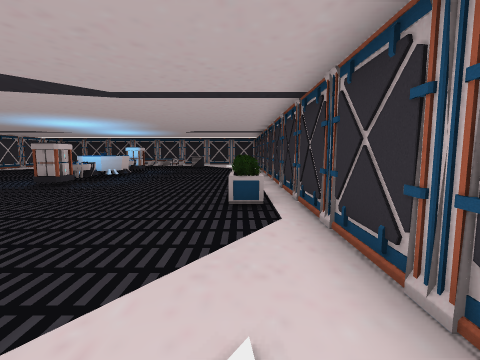
View 1 (above)

24 first-person views from a walk through a scene from a Unity 3-D project. The camera is 1.3 m above the floor, tilts 6° down and sees 85° across. The floor is counted in squares, 1.2 m on a side. Each view is taken from the middle of a square. On the plan, view 1 faces up. The plan holds only what a view shows up to about 12 squares ahead; the rest is blank. The place goes on beyond the plan. The player is left out.

View 2
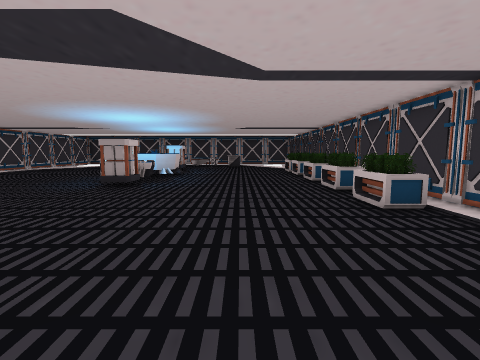

View 3
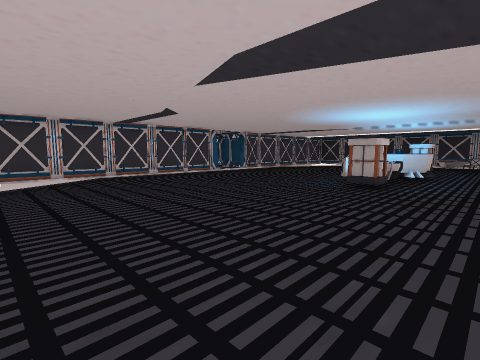

View 4
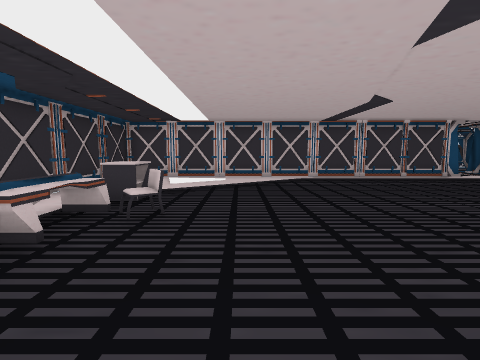

View 5
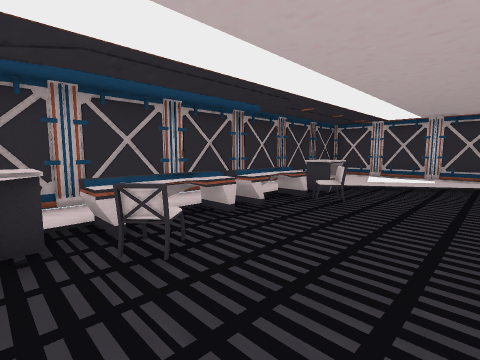

View 6
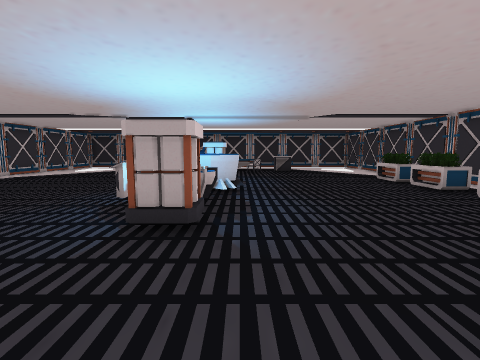

View 7
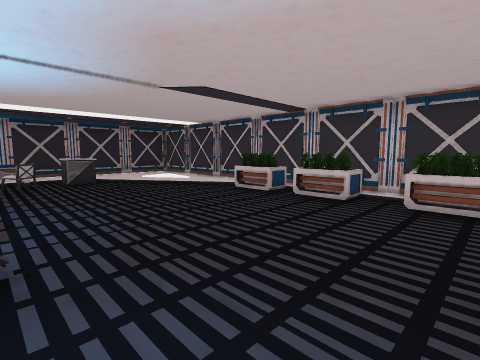

View 8
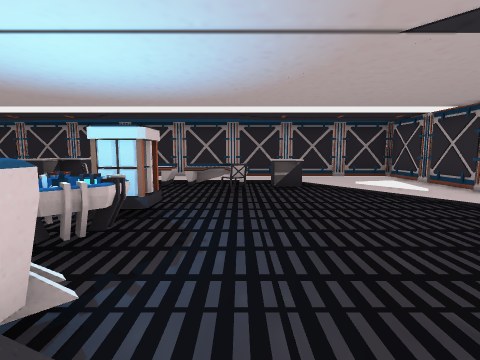

View 9
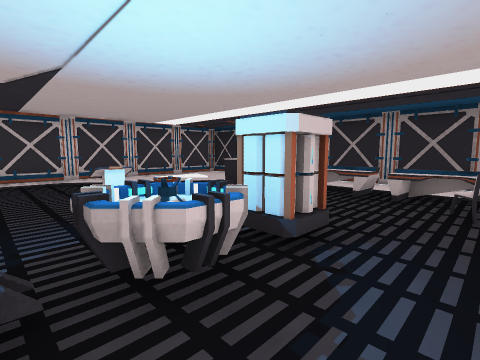

View 10
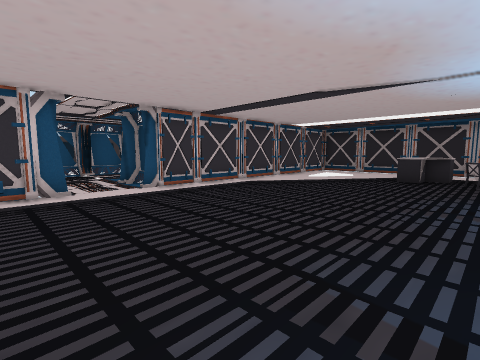

View 11
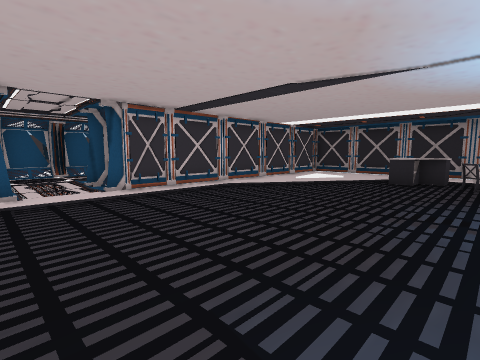

View 12
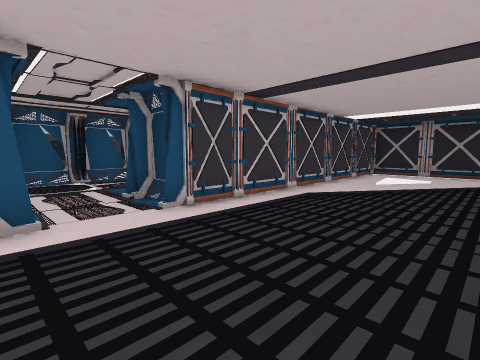

View 13
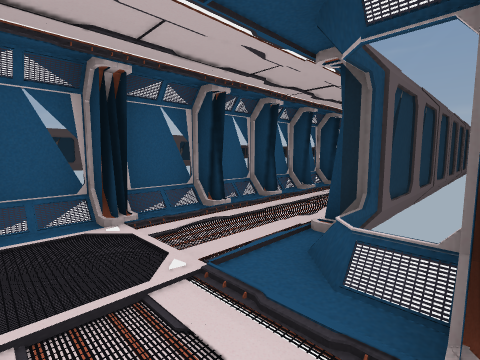

View 14
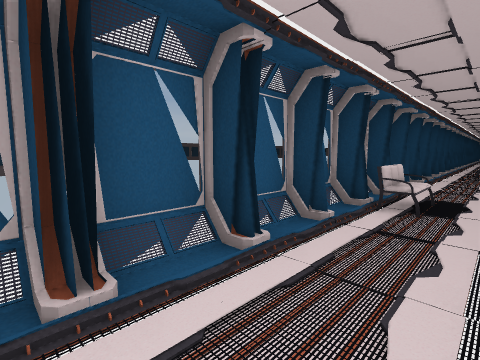

View 15
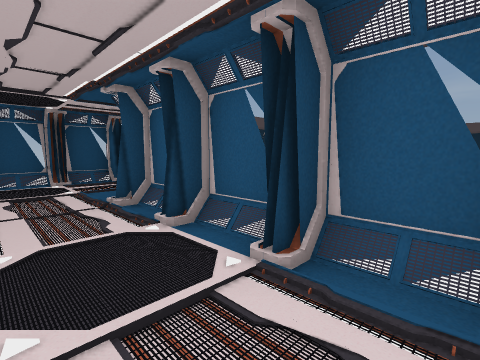

View 16
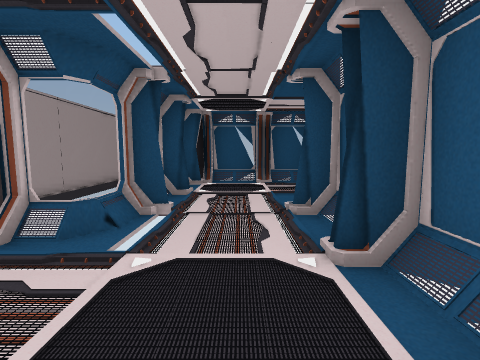

View 17
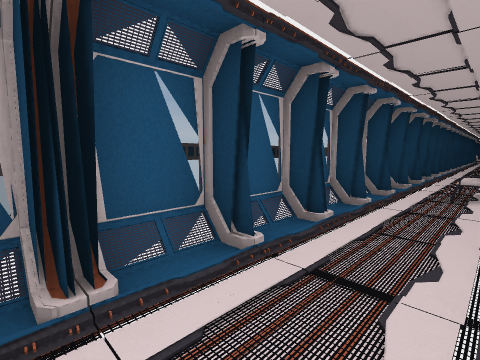

View 18
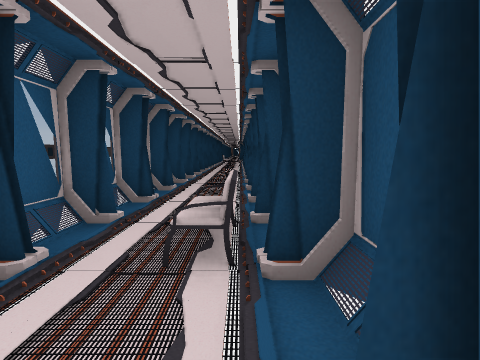

View 19
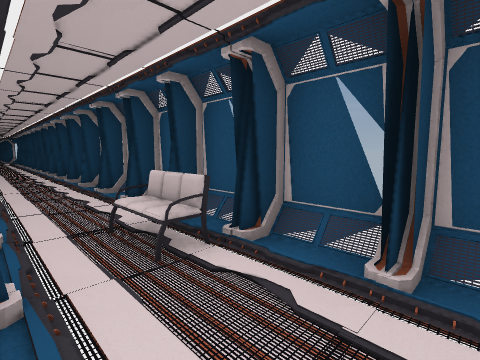

View 20
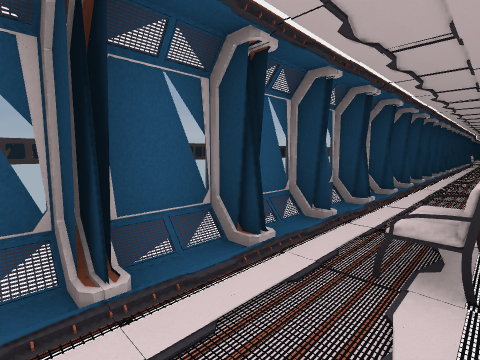

View 21
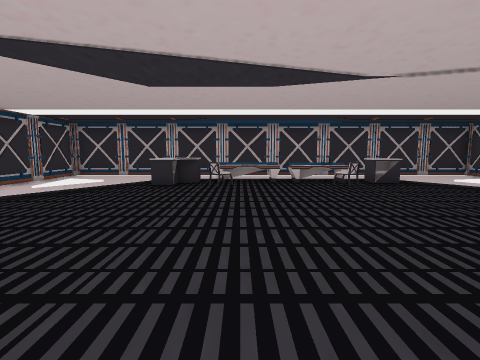

View 22
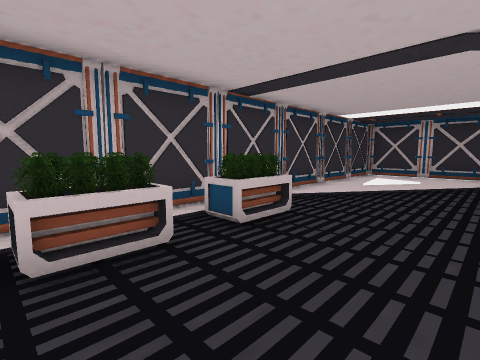

View 23
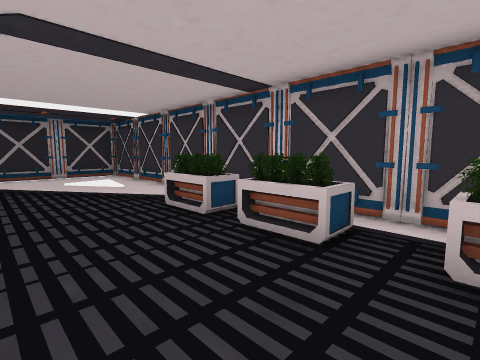

View 24
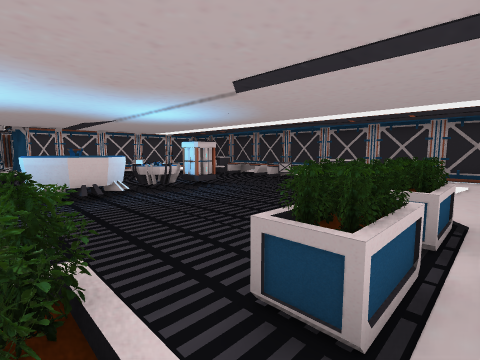

### Floor plan
Key: @ floor where view 1 was taken; # wall or solid block; x gap in a wall; . main floor; : floor 0.25 m higher than the main floor; / step, stairs or slope; = window, fence, low wall or low ledge; P projector; B battery; C console; H chair; A cabinet; S sofa; O other object.
Columns run from 23 left of view 1 to 2 right of it. Each row starts with its distance up from view 1.
 42  :.:#
 41  #.:#
 40  #.:#
 39  :.:
 38  #.:#
 37  :.:
 36  #.:#
 35  :.:=
 34 ##.:#
 33 ##.:#
 32 =:.:=
 31 ##xS#
 30 =:.##
 29 ##.:#
 28 ##.:=
 27 #:.:#
 26 ##.:#
 25 =:.:=  ###
 24 ##.:# ##:#################
 23 #:.:# #::::::::::::::::::#
 22 ###:# #::::.AAOOOOOAA::::#
 21 ##S:= #::::AAH#...H...:::#
 20 #:.:= #:::............:::#
 19 ##.:# #::..............::#
 18 =:.:= #::...............:#
 17 ##.:# #:........B......O:#
 16 #:.:# #:.......CP......O:#
 15 ##./=##:....... P......O:#
 14 #:./=##:....... PP.....O:#
 13 ##::::::.......PP.......:#
 12 ##::.:::.......CP......O:#
 11 ##. =#=:.......PB......O:#
 10 ##.#####...............O:#
  9  :::#  #...............O:#
  8  :::=  #................:#
  7  :::#  #...............O:#
  6 ::::=  #...............O:#
  5 ##=##  #................:#
  4        #................:#
  3        #:..............::#
  2        #::.............::#
  1        #::............:::#
  0        #:::..H ...HAA::@:#
 -1        #:::AAOOOOOOAA::::#
 -2        #:::::::::::  ::::#
 -3        ###################

Where each view was taken, in squares from view 1:
view 1: 0 up, 0 right, facing up
view 2: 1 up, 3 left, facing up
view 3: 1 up, 4 left, facing up-left
view 4: 2 up, 5 left, facing left
view 5: 3 up, 4 left, facing down-left
view 6: 6 up, 6 left, facing up
view 7: 11 up, 6 left, facing up-right
view 8: 13 up, 5 left, facing up
view 9: 15 up, 5 left, facing up-left
view 10: 10 up, 9 left, facing up-left
view 11: 11 up, 9 left, facing up-left
view 12: 11 up, 12 left, facing up-left
view 13: 12 up, 18 left, facing up-left
view 14: 15 up, 20 left, facing up-left
view 15: 15 up, 20 left, facing down-left
view 16: 14 up, 21 left, facing down
view 17: 22 up, 20 left, facing up-left
view 18: 27 up, 20 left, facing up
view 19: 27 up, 22 left, facing up-right
view 20: 27 up, 20 left, facing up-left
view 21: 9 up, 6 left, facing down
view 22: 10 up, 3 left, facing down-right
view 23: 12 up, 3 left, facing up-right
view 24: 12 up, 1 right, facing up-left
